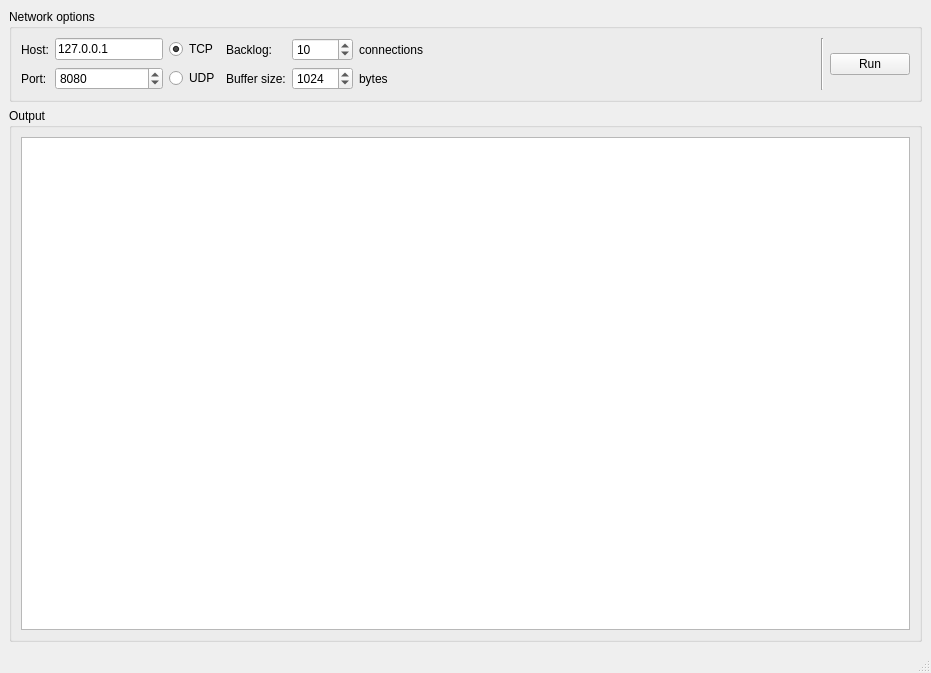
<?xml version="1.0" encoding="UTF-8"?>
<ui version="4.0">
 <class>serverWindow</class>
 <widget class="QMainWindow" name="serverWindow">
  <property name="geometry">
   <rect>
    <x>0</x>
    <y>0</y>
    <width>931</width>
    <height>673</height>
   </rect>
  </property>
  <property name="windowTitle">
   <string>Output</string>
  </property>
  <widget class="QWidget" name="centralWidget">
   <layout class="QVBoxLayout" name="verticalLayout_2">
    <item>
     <widget class="QGroupBox" name="networkFrame">
      <property name="maximumSize">
       <size>
        <width>16777215</width>
        <height>103</height>
       </size>
      </property>
      <property name="title">
       <string>Network options</string>
      </property>
      <layout class="QHBoxLayout" name="horizontalLayout">
       <item>
        <layout class="QGridLayout" name="optionsLayout">
         <item row="0" column="0">
          <widget class="QLabel" name="hostLabel">
           <property name="text">
            <string>Host:</string>
           </property>
          </widget>
         </item>
         <item row="1" column="3">
          <widget class="QLabel" name="buffLabel">
           <property name="text">
            <string>Buffer size:</string>
           </property>
          </widget>
         </item>
         <item row="1" column="4">
          <widget class="QSpinBox" name="buffEdit">
           <property name="correctionMode">
            <enum>QAbstractSpinBox::CorrectToNearestValue</enum>
           </property>
           <property name="minimum">
            <number>512</number>
           </property>
           <property name="maximum">
            <number>16384</number>
           </property>
           <property name="singleStep">
            <number>512</number>
           </property>
           <property name="value">
            <number>1024</number>
           </property>
          </widget>
         </item>
         <item row="1" column="5">
          <widget class="QLabel" name="bytesLabel">
           <property name="text">
            <string>bytes</string>
           </property>
          </widget>
         </item>
         <item row="0" column="3">
          <widget class="QLabel" name="backlogLabel">
           <property name="text">
            <string>Backlog:</string>
           </property>
          </widget>
         </item>
         <item row="0" column="4">
          <widget class="QSpinBox" name="backlogEdit">
           <property name="singleStep">
            <number>5</number>
           </property>
           <property name="value">
            <number>10</number>
           </property>
          </widget>
         </item>
         <item row="0" column="1">
          <widget class="QLineEdit" name="hostEdit">
           <property name="text">
            <string>127.0.0.1</string>
           </property>
           <property name="placeholderText">
            <string/>
           </property>
          </widget>
         </item>
         <item row="0" column="5">
          <widget class="QLabel" name="noConnectionsLabel">
           <property name="text">
            <string>connections</string>
           </property>
          </widget>
         </item>
         <item row="0" column="2">
          <widget class="QRadioButton" name="tcpRadioButton">
           <property name="text">
            <string>TCP</string>
           </property>
           <property name="checked">
            <bool>true</bool>
           </property>
          </widget>
         </item>
         <item row="1" column="0">
          <widget class="QLabel" name="portLabel">
           <property name="text">
            <string>Port:</string>
           </property>
          </widget>
         </item>
         <item row="1" column="2">
          <widget class="QRadioButton" name="udpRadioButton">
           <property name="text">
            <string>UDP</string>
           </property>
          </widget>
         </item>
         <item row="1" column="1">
          <widget class="QSpinBox" name="portEdit">
           <property name="minimum">
            <number>1</number>
           </property>
           <property name="maximum">
            <number>65535</number>
           </property>
           <property name="value">
            <number>8080</number>
           </property>
          </widget>
         </item>
        </layout>
       </item>
       <item>
        <spacer name="horizontalSpacer">
         <property name="orientation">
          <enum>Qt::Horizontal</enum>
         </property>
         <property name="sizeHint" stdset="0">
          <size>
           <width>40</width>
           <height>20</height>
          </size>
         </property>
        </spacer>
       </item>
       <item>
        <widget class="Line" name="verticalLine">
         <property name="orientation">
          <enum>Qt::Vertical</enum>
         </property>
        </widget>
       </item>
       <item>
        <widget class="QPushButton" name="runButton">
         <property name="text">
          <string>Run</string>
         </property>
        </widget>
       </item>
      </layout>
     </widget>
    </item>
    <item>
     <widget class="QGroupBox" name="outputFrame">
      <property name="title">
       <string>Output</string>
      </property>
      <layout class="QVBoxLayout" name="verticalLayout">
       <item>
        <widget class="QTextBrowser" name="serverOutput"/>
       </item>
      </layout>
     </widget>
    </item>
   </layout>
  </widget>
  <widget class="QStatusBar" name="statusbar"/>
 </widget>
 <resources/>
 <connections/>
</ui>
